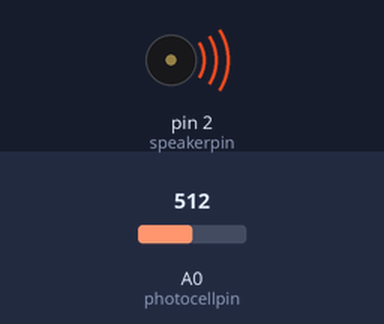
The sketch below on a simulated Arduino Uno, built with avr-gcc and run on an emulated ATmega328P. Parts: buzzer (waves = sounding). The inputs (shaded band) are chosen by the test bench; at power-on: A0 (photocellpin) = 512. What the sketch prints to the serial monitor is not drawn.

Above: at 0.1 s.
Timing chart, 0 to 1.6 s (numbered marks = the images above):
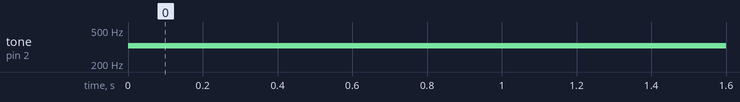

Measured:
- by itself, tone on pin 2 (speakerpin): silent → 328 Hz at 0.00 s

The sketch:

pseudo-theremin.ino
```cpp
int speakerpin = 2;
int photocellpin=0;
void setup() {
  // put your setup code here, to run once:
   Serial.begin(9600);
}

void loop() {
  // put your main code here, to run repeatedly:
int reading=analogRead(photocellpin);
int pitch=200+reading/4;
Serial.println(pitch);
tone(speakerpin,pitch);
}
```
